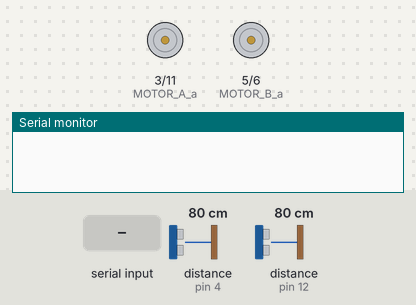
Simulated run of this sketch. Board: Arduino Uno, built with avr-gcc and run on an emulated ATmega328P. On the bench: motor-driver pin pairs drawn as motors (green arrow = first pin HIGH = forward, orange = second pin HIGH = backward, longer = more drive), the last lines printed to the serial monitor. The test bench sets the inputs (shaded band); at power-on: distance to the obstacle (sensors on pin 4, pin 12) 80 cm. The echo pulse lasts 58.3 µs per cm; random numbers use the default seed unless the sketch sets one.

Above: at 2.2 s.
2.3 s: "1\n" received over the second serial link
At 3.5 s:
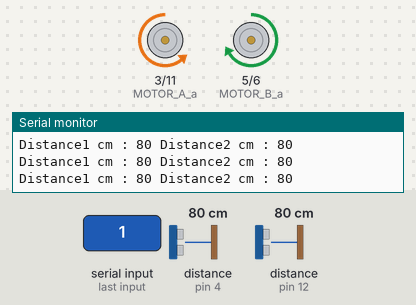
3.8 s: distance to the obstacle (sensor on pin 4) set to 12 cm
6.8 s: distance to the obstacle (sensor on pin 4) set to 9 cm
At 7.17 s:
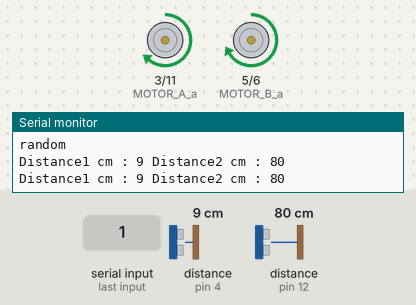
At 9.42 s:
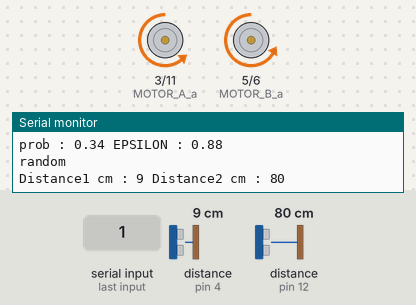
12.8 s: distance to the obstacle (sensor on pin 12) set to 2 cm
15.8 s: distance to the obstacle (sensor on pin 12) set to 9 cm
Timing chart, 0 to 19.8 s (numbered marks = the images above; inputs shaded):
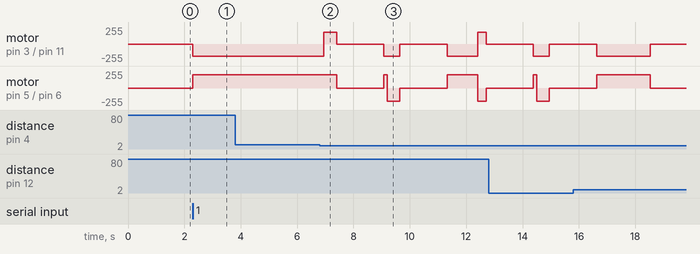

The sketch:

Q-learning_Selfdriving_RCcar.ino
```cpp
#include <util/delay.h>
#include <SoftwareSerial.h>
SoftwareSerial BTSerial(0,1);
//지연 기능을 사용

#define MOTOR_A_a 3        //모터A의 +출력핀은 3번핀입니다
#define MOTOR_A_b 11      //모터A의 -출력핀은 11번핀입니다
#define MOTOR_B_a 5       //모터B의 +출력핀은 5번핀입니다
#define MOTOR_B_b 6       //모터B의 -출력핀은 6번핀입니다
#define MOTOR_SPEED 200
#define MOTOR_SPEEDA 180
#define TRIG1 2
#define ECHO1 4
#define TRIG2 13
#define ECHO2 12
unsigned char m_a_spd = 0, m_b_spd = 0;       //모터의 속력을 저장하는 전역변수
boolean m_a_dir = 0, m_b_dir = 0;


#define ALPHA 0.1       //학습률, 0: 새로운 것이 학습되지 않고 로봇이 과거의 경험에 의존한다는 것을 의미하며, 1: 로봇이 항상 학습하고 과거의 경험에 의존하지 않는다는 것을 의미합니다.
#define GAMMA 0.5      //할인 요인(시간별 보상 감소)
#define episodes 150      //반복 횟수
#define states 10           //환경에 있는 상태의 수는 기본적으로 2이어야 합니다(장애물이 없거나 2). 그러나 우리는 더 복잡한 환경을 위해 10개를 만들었습니다.
#define number_of_actions 4     //총 작업 수(전진, 정지, 좋은선택(오른쪽,왼쪽), 안좋은선택(오른쪽, 왼쪽))

uint8_t Obstacle = 0;        //장애물이 있는지 없는지를 표시하다
int FLAG;            //로봇이 의사 결정 과정에서 얼마나 멀리 있는지 확인하기 위해 0: 아직 아무것도 하지 않았고, 1: 장애물을 감지하여 다음 상태로 이동했으며, 이전 Q-table을 기준으로 탐색(랜덤 액션 선택)할지 또는 활용할지 결정하기 시작합니다. 2: 탐색을 선택하면 행동에 따라 보상이 주어집니다.
int reward;           //어떤 행동을 한 것에 대한 보상
int state = 0;           // 로봇의 현재 상태
int action = 0;          //로봇에 의해 수행된 작업, 색인에 따른 숫자(0: 앞으로, 1: 정지, 2: 좋은선택(오른쪽,왼쪽), 3: 안좋은선택(오른쪽, 왼쪽) )
float prob;           //엡실론 붕괴에 사용되며, 시간이 지나면 로봇이 더 적게 탐색하고 더 많이 이용하기 시작합니다(기존 지식에 따라 행동).
uint8_t action_taken = 0;      //어떤 조치가 취해지는지 여부를 판단하다
int next_state;           //다음 상태 또는 로봇
int actions[4] = {1, 2, 3, 4};        //작업 값(1: 앞으로, 2: 정지, 3: 좋은선택(오른쪽,왼쪽), 4: 안좋은선택(오른쪽, 왼쪽))
float EPSILON = 0.90;       //탐사율


//Q-table, 실제로 장애물 회피 로봇은 두 가지 상태만 있습니다. 1: 장애물로부터 떨어져 있을 때(장애물 없음), 2: 장애물 근처에 있을 때(장애물)여기서 우리는 더 정확한 학습 과정을 위해 더 복잡한 환경을 가정한 10개의 상태를 코딩했다. (그러나 이것은 학습 과정을 더 느리게 만든다.)
//여기서 우리는 더 정확한 학습 과정을 위해 더 복잡한 환경을 가정한 10개의 상태를 코딩했다. (그러나 이것은 학습 과정을 더 느리게 만든다.)


//Q-table은 상태를 행으로, 열을 작업 수로 나타냅니다.
//로봇 작업에 따른 보상으로 Q-table이 업데이트됩니다.


float Q[states][number_of_actions] = {{0.0, 0.0, 0.0, 0.0},
                                      {0.0, 0.0, 0.0, 0.0},
                                      {0.0, 0.0, 0.0, 0.0},
                                      {0.0, 0.0, 0.0, 0.0},
                                      {0.0, 0.0, 0.0, 0.0},
                                      {0.0, 0.0, 0.0, 0.0},
                                      {0.0, 0.0, 0.0, 0.0},
                                      {0.0, 0.0, 0.0, 0.0},
                                      {0.0, 0.0, 0.0, 0.0},
                                      {0.0, 0.0, 0.0, 0.0}};


//(-5 : 앞으로, 5 : 정지, 25 : 좋은선택(오른쪽,왼쪽), -15 : 안좋은선택(오른쪽, 왼쪽)
float rewards[states][number_of_actions] = {{-5, 5, 25, -15,},
                                          {-5, 5, 25, -15},
                                          {-5, 5, 25, -15},
                                          {-5, 5, 25, -15},
                                          {-5, 5, 25, -15},
                                          {-5, 5, 25, -15},
                                          {-5, 5, 25, -15},
                                          {-5, 5, 25, -15},
                                          {-5, 5, 25, -15},
                                          {-5, 5, 25, -15}};

//Q-러닝 업데이트 매개 변수
float Q_old, Q_new, Q_max;

//장애물이 있는지 없는지를 결정하는 기능
//getDistance() 함수를 사용하려면 초음파 헤더 파일을 가져와야 합니다.

uint8_t obstacle_avoider()
{
  uint16_t distance1 = getDistance1();
  uint16_t distance2 = getDistance2();
  if(distance1 <= 10 || distance2 <= 10)
  {
    Obstacle = 1;
  }
  else
  {
    Obstacle = 0;
  }


  _delay_ms(10);

  return Obstacle;
}

//엡실론(분리 파라미터)을 시간과 함께 다시 사용하는 함수입니다. 마지막에 당신이 엡실론을 제거하고 로봇은 과거의 경험을 바탕으로 장애물을 피하는 법을 배운다.

float decay(float epsilon)
{
  epsilon =  epsilon* 0.98;
  return epsilon;
}

int get_state()
{
  int state_number;
  state_number = random(0, 10);
  return state_number;
}

//Q_table에서 가장 큰 수를 찾는 함수


float MAX(float Q_table[][4], int NEXT_S)
{
  float LIST[4];
  float N1, N2, MAX_value = 0.0, DIFF;


  for (int b = 0; b <= 3; b++)
  {
     //make list from given row in table
    LIST[b] = Q[NEXT_S][b];
  }

  for (int j = 0; j <= 2; j++)
  {
    //compare MAX_value = 0.0 with each item in list
    if (MAX_value > LIST[j])
    {

      N1 = MAX_value;
    }
    else
    {
      N1 = LIST[j];
    }
    //compare list items with each other to get biggest value of them
    N2 = LIST[j + 1];
    DIFF = N1 - N2;

    if (DIFF > 0)
    {

      MAX_value = N1;
    }
    else
    {
      MAX_value = N2;
    }
  }
      return MAX_value;
}


//Q 테이블[상태]에서 가장 큰 Q 값의 지수를 찾는 함수


 int ARGMAX(float Q_table[][4], int NEXT_S)
 {

  float array[4];
  float N1, N2, MAX_value = 0.0, DIFF, NUMBER;
  int MAX_index;

  for (int u = 0; u <= 3; u++)
  {

    array[u] = Q_table[NEXT_S][u];
  }

  for (int p = 0; p <= 2; p++)
  {
    if (MAX_value > array[p])
    {
      N1 = MAX_value;
    }
    else
    {
      N1 = array[p];
    }

    N2 = array[p + 1];
    DIFF = N1 - N2;

    if (DIFF > 0)
    {
      MAX_value = N1;
    }

    else
    {
      MAX_value = N2;
    }
  }

  for (int r = 0; r <= 3; r++)
  {
    NUMBER = array[r];
    if (NUMBER == MAX_value)
    {
      MAX_index = r;
      break;
    }
  }
  return MAX_index;
 }

 //시간 차이 학습 접근법을 사용하여 BellMan 방정식을 기반으로 Q_table 및 Q_value를 업데이트하는 함수

 void update(float Q_table[][4], int S, int NEXT_S, int A, int actions[], int R, float learning_rate, float discount_factor)
 {

  Q_old = Q_table[S][A];
  Q_max = MAX(Q_table, NEXT_S);
  Q_new = (1 - learning_rate) * Q_old + learning_rate * (R + discount_factor * Q_max);
  Serial.print("q-new : ");
  Serial.println(Q_new);
  Q_table[S][A] = Q_new;
 }

 //탐색 또는 활용 여부를 결정할 난수 선택

 float random_no(float EXPLORATION_PARAMETER)
 {
  float RANDOM_VARIABLE;
  float PROBABILITY;

  RANDOM_VARIABLE = random(0, 100);
  PROBABILITY = RANDOM_VARIABLE / 100;

  return PROBABILITY;
 }
 int getDistance1()
 {
  digitalWrite(TRIG1, LOW);             // Trig 핀 Low
  delayMicroseconds(2);              // 2us 딜레이
  digitalWrite(TRIG1, HIGH);          // Trig 핀 High
  delayMicroseconds(10);            // 10us 딜레이
  digitalWrite(TRIG1, LOW);
  int distance = pulseIn(ECHO1, HIGH)/29/2;
  Serial.print("Distance1 cm : ");
  Serial.print(distance);
  //BTSerial.println(" ");
  delay(10);
  return distance;
 }
 int getDistance2()
 {
  digitalWrite(TRIG2, LOW);             // Trig 핀 Low
  delayMicroseconds(2);              // 2us 딜레이
  digitalWrite(TRIG2, HIGH);          // Trig 핀 High
  delayMicroseconds(10);            // 10us 딜레이
  digitalWrite(TRIG2, LOW);
  int distance = pulseIn(ECHO2, HIGH)/29/2;
  Serial.print(" Distance2 cm : ");
  Serial.println(distance);
  //BTSerial.println(" ");
  delay(10);
  return distance;
 }
void forward()
{
    m_a_dir = 0;          //모터A 정방향
    m_b_dir = 0;           //모터B 정방향
    m_a_spd = MOTOR_SPEEDA;    //모터A의 속력값 조정
    m_b_spd = MOTOR_SPEED;
    motor_drive();
}
void backward()
{
    m_a_dir = 1;          //모터A 역방향
    m_b_dir = 1;          //모터B 역방향
    m_a_spd = MOTOR_SPEEDA;     //모터A의 속력값 조정
    m_b_spd = MOTOR_SPEED;
    motor_drive();
}
void stop()
{
    m_a_dir = 0;        //모터A 정방향
    m_b_dir = 0;        //모터B 정방향
    m_a_spd = 0;        //모터A의 정지
    m_b_spd = 0;        //모터B의 정지
    motor_drive();
}
void left()
{
    m_a_dir = 1;           //모터A 역방향
    m_b_dir = 0;           //모터B 정방향
    m_a_spd = MOTOR_SPEEDA;     //모터A의 속력값 조정
    m_b_spd = MOTOR_SPEED;
    motor_drive();
    delay(450);         //모터B의 속력값 조정
}
void right() {
  // 왼쪽 모터
    m_a_dir = 0;           //모터A 정방향
    m_b_dir = 1;           //모터B 역방향
    m_a_spd = MOTOR_SPEEDA;     //모터A의 속력값 조정
    m_b_spd = MOTOR_SPEED;
    motor_drive();
    delay(450);         //모터B의 속력값 조정
}
void motor_drive()        //모터를 구동하는 함수
{
  if(m_a_dir == 0)
  {
    digitalWrite(MOTOR_A_a, LOW);           //모터A+ LOW
    analogWrite(MOTOR_A_b, m_a_spd);     //모터A-의 속력을 PWM 출력
  }
  else
  {
    analogWrite(MOTOR_A_a, m_a_spd);     //모터A+의 속력을 PWM 출력
    digitalWrite(MOTOR_A_b, LOW);         //모터A- LOW
  }
  if(m_b_dir == 1)
  {
    digitalWrite(MOTOR_B_a, LOW);           //모터B+ LOW
    analogWrite(MOTOR_B_b, m_b_spd);        //모터B-의 속력을 PWM 출력
  }
  else
  {
    analogWrite(MOTOR_B_a, m_b_spd);     //모터B+의 속력을 PWM 출력
    digitalWrite(MOTOR_B_b, LOW);          //모터B- LOW
  }
}
void setup()
{
  pinMode(TRIG1, OUTPUT);
  pinMode(ECHO1, INPUT);
  pinMode(TRIG2, OUTPUT);
  pinMode(ECHO2, INPUT);
  pinMode(MOTOR_A_a, OUTPUT);
  pinMode(MOTOR_A_b, OUTPUT);
  pinMode(MOTOR_B_a, OUTPUT);
  pinMode(MOTOR_B_b, OUTPUT);
  delay(1000);
  Serial.begin(9600);
  BTSerial.begin(9600);
  randomSeed(analogRead(0));
}

 void loop ()
 {
   if (BTSerial.available()>0) // 블루투스로 음성인식 신호 받고 저장
   {
    char data = BTSerial.read();
    if(data == '1')
    {
      for (int I = 0; I < episodes; I++) // 출발을 인식하면 강화학습 시작
     {
      Serial.print("START : ");
      Serial.println(I);

      action_taken = 0;
      FLAG = 0;

      while (1)
      {
        forward();
        Obstacle = obstacle_avoider();
        if (Obstacle == 1)
        {
          next_state = state + 1;

          if (next_state == 10)
          {
            next_state = 0;
          }
          else if (next_state < 0)
          {
            next_state = 0;
          }
          FLAG = 1;
          break;
        }
      }

      if (FLAG == 1)
      {
        prob = random_no(EPSILON);//choose a random value within exploration rate, to determine whether to explore or exploit
        Serial.print("prob : ");
        Serial.print(prob);
        Serial.print(" ");
        Serial.print("EPSILON : ");
        Serial.println(EPSILON);
        if (prob <= EPSILON)  //explore the actions
        {
          Serial.println("random");
          action = random(0, 4);
          FLAG = 2;
        }
        else          //Q_table의 액션을 이용하다
        {
          Serial.println("ARGMAX");
          action = ARGMAX(Q, state);
          FLAG = 2;
        }
      }

      if (FLAG == 2)
      {
        if (action == 0)
        {
          Serial.println("forward");
          forward();
          _delay_ms(1000);
          backward();
          delay(300);
          stop();
          reward = rewards[state][action];
          Serial.print("reward : ");
          Serial.println(reward);
        }
        if (action == 1)
        {
          stop();
          Serial.println("stop");
          reward = rewards[state][action];
          Serial.print("reward : ");
          Serial.println(reward);
        }
        if (action == 2)
        {
          if(getDistance1()<getDistance2())
          {
          right();
          stop();
          Serial.println("right!!!!!!!!");
          reward = rewards[state][action];
          Serial.print("reward : ");
          Serial.println(reward);
          }
         else if(getDistance1()>getDistance2())
          {
          left();
          stop();
          Serial.println("left!!!!!!!!");
          reward = rewards[state][action];
          Serial.print("reward : ");
          Serial.println(reward);
        }
        }
        if (action == 3)
        {
          if(getDistance1()>getDistance2())
          {
          right();
          stop();
          Serial.println("right XXX");
          reward = rewards[state][action];
          Serial.print("reward : ");
          Serial.println(reward);
          }
          else if(getDistance1()<getDistance2())
          {
          left();
          stop();
          Serial.println("left XXX");
          reward = rewards[state][action];
          Serial.print("reward : ");
          Serial.println(reward);
          }
        }

        action_taken = 1;
        _delay_ms(500);
      }

      if (action_taken == 1)
      {
        //작업이 수행된 경우 수행된 작업에 따라 Q-table을 새 값으로 업데이트합니다.

        update(Q, state, next_state, action, actions, reward, ALPHA, GAMMA);
        state = next_state;
        EPSILON = decay(EPSILON); //decay epsilon to decrease exploration rate by time
        if (EPSILON < 0.5)
        {
          EPSILON = 0.9;
        }
        _delay_ms(1000);
      }
      for(int i=0;i<10;i++)
      {
        for(int j=0;j<4;j++)
        {
          Serial.print(Q[i][j]);
          Serial.print(" ");
        }
        Serial.println("");
      }
     }
     // 강화 학습 완료 후 테스트 주행 시작
     while (1)
     {
      if (BTSerial.available()>0)
       {
          char data = BTSerial.read();
          if(data == '2')
          {
             Serial.println("car stop(60sec)");
             stop();
             delay(60000);
          }
       }
      forward();
      Obstacle = obstacle_avoider();
      if (Obstacle == 1)
      {
        state = get_state();
        action = ARGMAX(Q, state);
        if (action == 0)
        {
          forward();
          _delay_ms(1000);
          backward();
          delay(500);
          Serial.println("forward");
        }
        if (action == 1)
        {
          stop();
          Serial.println("stop");
        }
        if (action == 2)
        {
          if(getDistance1()<getDistance2())
          {
          right();
          stop();
          Serial.println("right!!!!!!!!");

          }
         else if(getDistance1()>getDistance2())
          {
          left();
          stop();
          Serial.println("left!!!!!!!!");

        }
        }
        if (action == 3)
        {
          if(getDistance1()>getDistance2())
          {
          right();
          stop();

          reward = rewards[state][action];
          Serial.println("right XXX");
          }
         else if(getDistance1()<getDistance2())
          {
          left();
          stop();

          reward = rewards[state][action];
          Serial.println("left XXX");
          }
        }
      }

    }
   }

   }
  }
```

Measured:
- the behaviour switches between 11 and 10 cm on distance to the obstacle (sensor on pin 4) (found by bisection; images 1 and 2)
- after the input at 2.3 s, motor on pin 3 (MOTOR_A_a) / pin 11 (MOTOR_A_b): stopped → backward 180/255 at once; motor on pin 5 (MOTOR_B_a) / pin 6 (MOTOR_B_b): stopped → forward 200/255 at once
